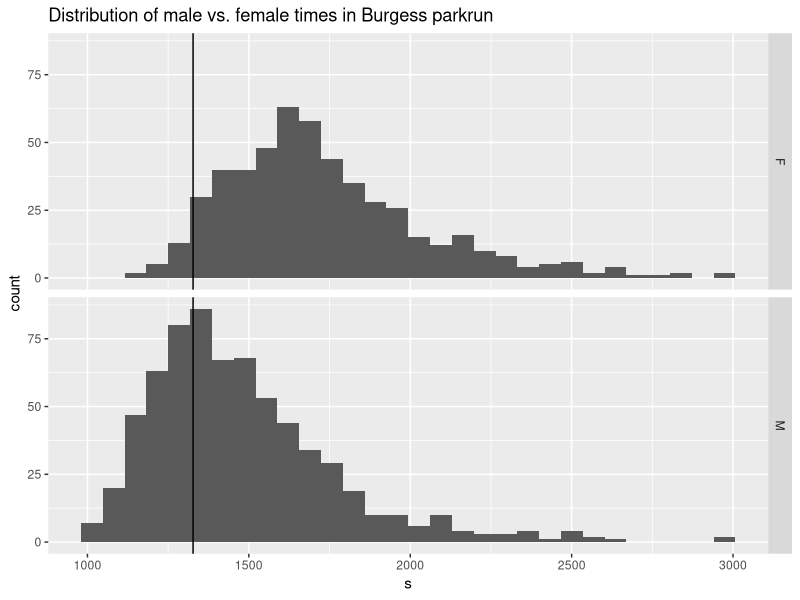

Source code (R):
setwd("C:/Users/rikna/OneDrive/Documents/Running")



pr<-read.csv("prres.csv")


#rn best time 22.12
rnpb=22.12*60
library(ggplot2)
ggplot(data=pr[pr$sex!='0'&pr$sex!='',],aes(x=s))+geom_histogram()+facet_grid(sex~.)+ggtitle("Distribution of male vs. female times in Burgess parkrun")+
  geom_vline(xintercept=rnpb)

